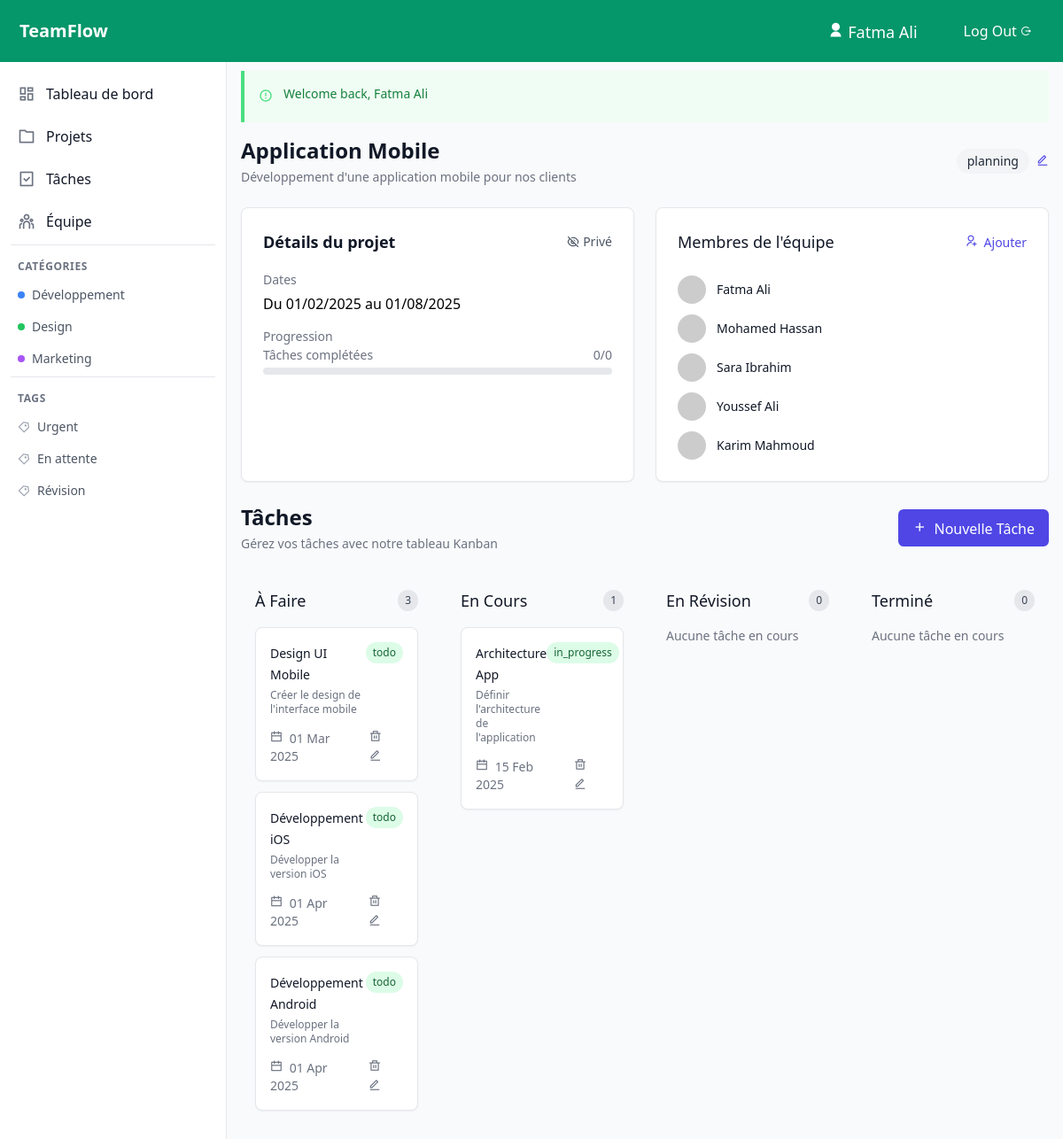
Screenshot of /projects?id=2 (signed in) with the database file from the repository.
### tables this page shows
CREATE TABLE IF NOT EXISTS user_projects (
    user_id INT NOT NULL,
    project_id INT NOT NULL,
    role_name VARCHAR(100) NOT NULL DEFAULT 'membre',
    joined_at DATETIME DEFAULT CURRENT_TIMESTAMP,
    PRIMARY KEY (user_id, project_id),
    FOREIGN KEY (user_id) REFERENCES users(id) ON DELETE CASCADE,
    FOREIGN KEY (role_name) REFERENCES roles(name) ON DELETE CASCADE,
    FOREIGN KEY (project_id) REFERENCES projects(id) ON DELETE CASCADE
);

CREATE TABLE IF NOT EXISTS users (
    id INT NOT NULL AUTO_INCREMENT,
    name VARCHAR(100) NOT NULL,
    email VARCHAR(100) NOT NULL UNIQUE,
    password VARCHAR(255) NOT NULL,
    created_at DATETIME DEFAULT CURRENT_TIMESTAMP,
    PRIMARY KEY (id)
);

CREATE TABLE IF NOT EXISTS tasks (
    id INT NOT NULL AUTO_INCREMENT,
    title VARCHAR(100) NOT NULL,
    description TEXT,
    project_id INT NOT NULL,
    status ENUM('todo', 'in_progress', 'review', 'done') DEFAULT 'todo',
    due_date DATE,
    created_at DATETIME DEFAULT CURRENT_TIMESTAMP,
    PRIMARY KEY (id),
    FOREIGN KEY (project_id) REFERENCES projects(id) ON DELETE CASCADE
);

### views/pages/project_content.php (the view, shortened to what the rows shown need)
<div class="space-y-6">
    <div class="flex justify-between items-center">
        <div>
            <h1 class="text-2xl font-bold text-gray-900"><?= htmlspecialchars($project['name']) ?></h1>
        </div>
    </div>
    <div class="grid grid-cols-1 md:grid-cols-2 gap-6">
        <div class="bg-white rounded-lg border border-gray-200 shadow-sm p-6 space-y-4">
        <div class="flex justify-between items-center mb-4">
                <h2 class="text-lg font-semibold text-gray-900">Détails du projet</h2>
            </div>
        </div>
        <div class="bg-white rounded-lg border border-gray-200 shadow-sm p-6">
            <div class="flex items-center justify-between mb-6">
                <h2 class="text-lg font-medium text-gray-900">Membres de l'équipe</h2>
            </div>
            <div class="space-y-3">
                <?php if (empty($team)): ?>
                    <p class="text-gray-500 text-center py-4">Aucun membre dans l'équipe</p>
                <?php else: ?>
                    <?php foreach ($team as $member): ?>
                        <div class="flex items-center justify-between">
                            <div class="flex items-center space-x-3">
                                <img class="w-8 h-8 rounded-full"
                                    src="https://ui-avatars.com/api/?name=<?= urlencode($member['name']) ?>"
                                    alt="<?= htmlspecialchars($member['name']) ?>">
                                <div>
                                    <p class="text-sm font-medium text-gray-900"><?= htmlspecialchars($member['name']) ?></p>
                                </div>
                            </div>
                        </div>
                    <?php endforeach; ?>
                <?php endif; ?>
            </div>
        </div>
    </div>
    <div class="flex justify-between items-center">
        <div>
            <h1 class="text-2xl font-bold text-gray-900">Tâches</h1>
        </div>
    </div>
    <?php require_once "views/pages/tasks_content.php"; ?>
</div>
</div>

### views/pages/tasks_content.php (shortened to what the rows shown need)
<div class="space-y-6">
    <div class="grid grid-cols-1 md:grid-cols-2 lg:grid-cols-4 gap-4">
        <div class="bg-gray-50 p-4 rounded-lg">
            <div class="space-y-3">
                <?php if(empty($tasks['todo'])):?>
                    <p class="text-sm text-gray-500">Aucune tâche en cours</p>
                <?php else:?>
                    <?php foreach ($tasks['todo'] as $task): ?>
                    <div class="bg-white p-4 rounded-lg shadow-sm border border-gray-200">
                        <div class="flex justify-between items-start mb-3">
                            <div>
                                <a href="#" onclick="showTaskDetails(<?= $task['id'] ?>)" class="text-sm font-medium text-gray-900 hover:text-indigo-600">
                                    <?= htmlspecialchars($task['title']) ?>
                                </a>
                                <p class="text-xs text-gray-500 mt-1"><?=$task['description']?></p>
                            </div>
                            <span class="px-2 py-1 text-xs font-medium rounded-full bg-green-100 text-green-800"><?=$task['status']?></span>
                        </div>
                        <div class="flex items-center justify-between text-sm">
                            <div class="flex items-center justify-between space-x-3 w-full">
                                <span class="text-gray-500">
                                    <i class="ri-calendar-line mr-1"></i>
                                    <?= date('d M Y', strtotime($task['due_date'])); ?>
                                </span>
                                <?php if(isset($project)):?>
                                <div>
                                <button onclick="confirmDelete(<?= $task['id'] ?>)" class="text-gray-500">
                                    <i class="ri-delete-bin-line mr-1"></i>
                                </button >
                                <button onclick="editTask(<?= $task['id'] ?>)" class="text-gray-500">
                                    <i class="ri-edit-line mr-1"></i>
                                </button >
                                </div>
                                <?php else:?>
                                    <button onclick="editStatus(<?= $task['id'] ?>)" class="text-gray-500">
                                       <i class="ri-edit-line mr-1"></i>
                                    </button >
                                <?php endif;?>
                            </div>
                        </div>
                    </div>
                <?php endforeach;?>
               <?php endif;?>
            </div>
        </div>
        <div class="bg-gray-50 p-4 rounded-lg">
            <div class="space-y-3">
            <?php if(empty($tasks['doing'])):?>
                    <p class="text-sm text-gray-500">Aucune tâche en cours</p>
                <?php else:?>
                    <?php foreach ($tasks['doing'] as $task): ?>
                    <div class="bg-white p-4 rounded-lg shadow-sm border border-gray-200">
                        <div class="flex justify-between items-start mb-3">
                            <div>
                                <a href="#" onclick="showTaskDetails(<?= $task['id'] ?>)" class="text-sm font-medium text-gray-900 hover:text-indigo-600">
                                    <?= htmlspecialchars($task['title']) ?>
                                </a>
                                <p class="text-xs text-gray-500 mt-1"><?=$task['description']?></p>
                            </div>
                            <span class="px-2 py-1 text-xs font-medium rounded-full bg-green-100 text-green-800"><?=$task['status']?></span>
                        </div>
                        <div class="flex items-center justify-between text-sm">
                            <div class="flex items-center justify-between space-x-3 w-full">
                                <span class="text-gray-500">
                                    <i class="ri-calendar-line mr-1"></i>
                                    <?= date('d M Y', strtotime($task['due_date'])); ?>
                                </span>
                                <?php if(isset($project)):?>
                                <div>
                                <button onclick="confirmDelete(<?= $task['id'] ?>)" class="text-gray-500">
                                    <i class="ri-delete-bin-line mr-1"></i>
                                </button >
                                <button onclick="editTask(<?= $task['id'] ?>)" class="text-gray-500">
                                    <i class="ri-edit-line mr-1"></i>
                                </button >
                                </div>
                                <?php else:?>
                                    <button onclick="editStatus(<?= $task['id'] ?>)" class="text-gray-500">
                                       <i class="ri-edit-line mr-1"></i>
                                    </button >
                                <?php endif;?>
                            </div>
                        </div>
                    </div>
                <?php endforeach;?>
               <?php endif;?>
            </div>
        </div>
    </div>
</div>

### rows the page displays
user_projects: user.name "Fatma Ali"
user_projects: user.name "Mohamed Hassan"
user_projects: user.name "Sara Ibrahim"
user_projects: user.name "Youssef Ali"
user_projects: user.name "Karim Mahmoud"
tasks: title "Design UI Mobile", description "Créer le design de l'interface mobile", status "todo", due_date "01 Mar 2025"
tasks: title "Développement iOS", description "Développer la version iOS", status "todo", due_date "01 Apr 2025"
tasks: title "Développement Android", description "Développer la version Android", status "todo", due_date "01 Apr 2025"
tasks: title "Architecture App", description "Définir l'architecture de l'application", status "in_progress", due_date "15 Feb 2025"

### other values shown
$_SESSION['user']['name'] "Fatma Ali"
$_SESSION['message'] "Welcome back, Fatma Ali"
$project['name'] "Application Mobile"
$project['description'] "Développement d'une application mobile pour nos clients"
$project['status'] "planning"
date('d/m/Y', strtotime($project['start_date'])) "01/02/2025"
date('d/m/Y', strtotime($project['end_date'])) "01/08/2025"
$stats['completed'] "0"
$stats['total'] "0"
count($tasks['todo']) "3"
count($tasks['doing']) "1"
count($tasks['review']) "0"
count($tasks['done']) "0"
